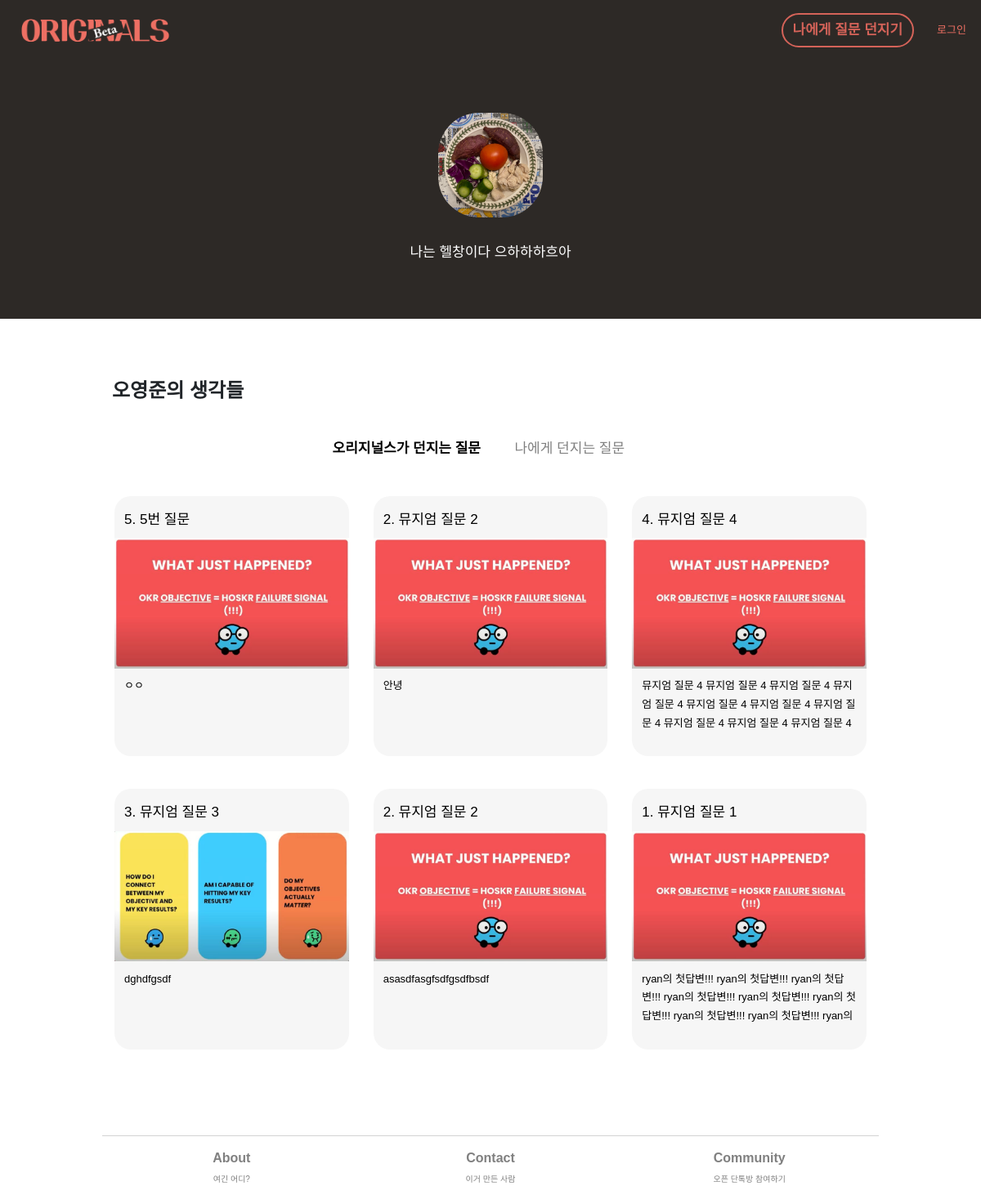
Page /profile/ryan on the earlier database version.
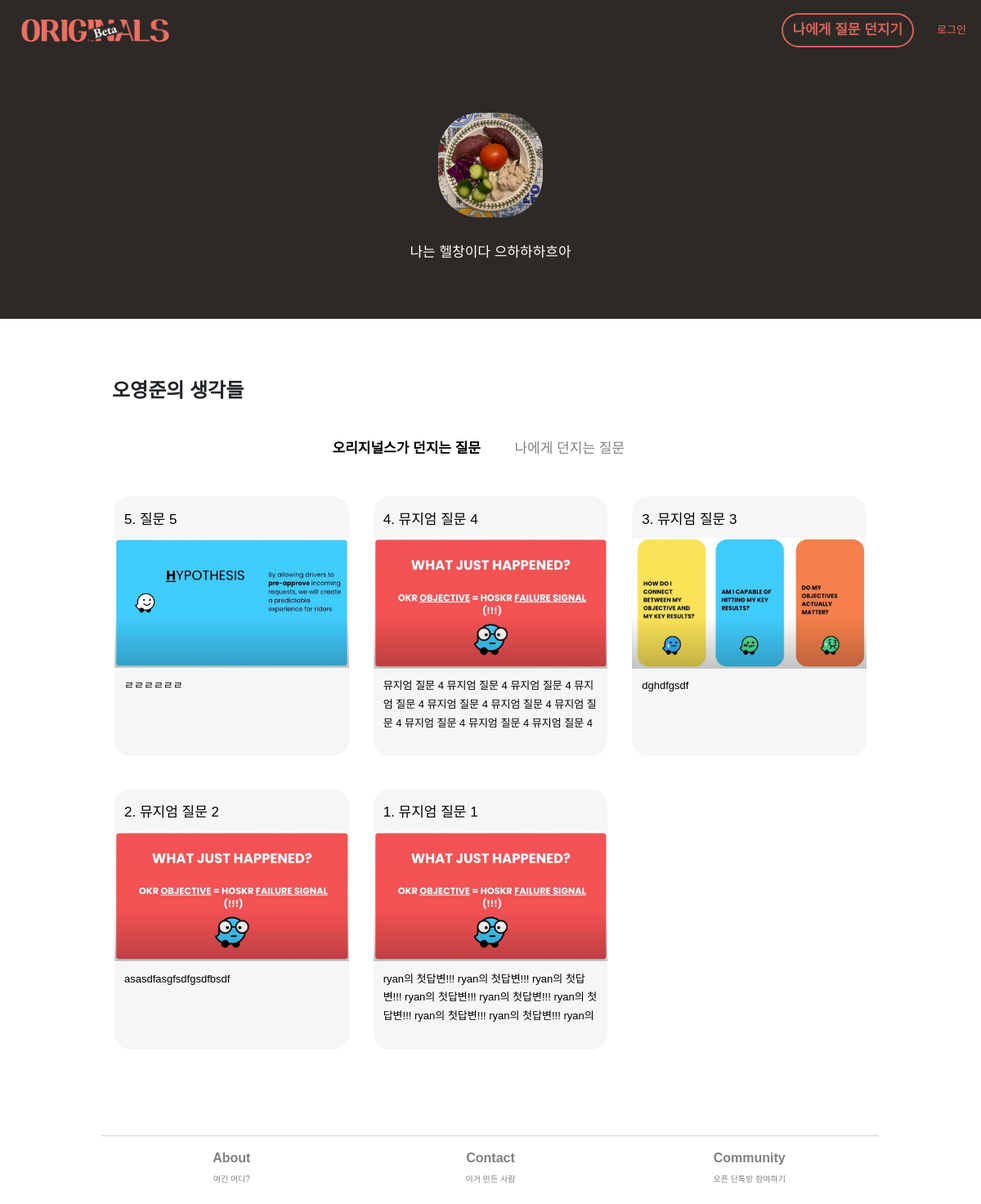
Same page on the later database version.
### member/models.py (models this page shows, shortened)
class UserInfo(models.Model):
    objects = models.Manager()
    this_user = models.OneToOneField(User, on_delete=models.CASCADE, related_name = 'userinfo', null=True, default=None) ## UserInfo가 생성될 때마다 user에게 link된다.
    real_name = models.CharField(max_length=20, blank=True, default="내 이름")
    profile_image = models.ImageField(null=True, upload_to="profile_images", default="default_psa.jpg")
    self_intro = models.CharField(max_length=140, blank=True, default="나에 대한 간단한 소개")
    slug = models.SlugField(max_length=100, allow_unicode=True, null=False, blank=False)
    persona_type = models.CharField(max_length=50, null=False)
    is_editor = models.BooleanField(default=False)
    saved_answers = models.ForeignKey(AnswersForFromUs, on_delete=models.CASCADE, related_name = 'userinfo', null=True, default=None)

### main/models.py (models this page shows, shortened)
class AnswersForFromUs(models.Model):
    objects = models.Manager()
    type = models.CharField(max_length=10, default='us', blank=True)
    question_id = models.ForeignKey(QuestionsFromUs, on_delete=models.CASCADE, related_name='answerforfromus', null=False, default=None)
    author_id = models.ForeignKey(User, on_delete=models.CASCADE, related_name='answerforfromus', null=False)
    body = models.CharField(max_length=10000, blank=True) # 답변을 하지 않고 저장하는 경우--null=True 필요없나?
    image = models.ImageField(null=True, blank=True, upload_to='answer_img')
    created_at = models.DateField(auto_now_add=False)
    updated_at = models.DateField(auto_now_add=True)
    created_at_time = models.DateTimeField(auto_now_add=True, null=True, blank=True)
    is_shared = models.BooleanField(default=True)
    on_magazine = models.BooleanField(default=False)

class QuestionsFromUs(models.Model):
    objects = models.Manager()
    question_no = models.IntegerField(null=True)
    title = models.CharField(max_length = 100, blank=False)
    body = models.TextField(blank=True)
    image = models.ImageField(null=True, blank=True, upload_to="question_img")
    is_nudge = models.BooleanField(default=False)
    created_at = models.DateField(auto_now_add=True)

### main/views.py (the view)
# urls.py: path('profile/<str:username>', views.profile, name='others-profile'),
def profile(request, username):
    navbar_context = navbar(request)
    from_profile_page = 'True'
    profile_owner = User.objects.get(username=username)
    if profile_owner == request.user:
        owner_info = UserInfo.objects.get(this_user=request.user)
        owner_ans_us = AnswersForFromUs.objects.filter(author_id=request.user).order_by('-created_at_time')
        if not owner_ans_us:
            owner_ans_us = 'None'
        else:
            pass
        owner_ans_self = AnswersForFromSelf.objects.filter(author_id=request.user).order_by('-created_at_time')
        if not owner_ans_self:
            owner_ans_self = "None"
        else:
            pass
        is_owner = 'True'
        us_saved_by_user = SavedAnswers.objects.filter(bookmarker=request.user, ans_type='us').values_list('ans_us_ref', flat=True)
        list__us_saved_by_user = list(us_saved_by_user)
        if not us_saved_by_user:
            list__us_bookmarked = "None"
        else:
            list__us_bookmarked = []
            for i in list__us_saved_by_user:
                new = AnswersForFromUs.objects.get(id=i)
                list__us_bookmarked.append(new)
        self_saved_by_user = SavedAnswers.objects.filter(bookmarker=request.user, ans_type='self').values_list('ans_self_ref', flat=True)
        list__self_saved_by_user = list(self_saved_by_user)
        if not self_saved_by_user:
            list__self_bookmarked = "None"
        else:
            list__self_bookmarked = []
            for i in list__self_saved_by_user:
                new = AnswersForFromSelf.objects.get(id=i)
                list__self_bookmarked.append(new)
        '''
        ## Badge & Progress bar
        count_ans_us = owner_ans_us.count() # 기준 10개
        if count_ans_us < 10:
            badge_ans_us = 1
            badge_ans_us_max = 10
            badge_ans_us_portion = count_ans_us/badge_ans_us_max
        elif count_ans_us >= 10 and count_ans_us < 30:
            badge_ans_us = 2
            badge_ans_us_max = 30
            badge_ans_us_portion = count_ans_us/badge_ans_us_max
        elif count_ans_us >= 30:
            badge_ans_us = 3
            badge_ans_us_max = 50
            badge_ans_us_portion = count_ans_us/badge_ans_us_max

        count_ans_self = owner_ans_self.count() # 기준 3개
        if count_ans_self < 3:
            badge_ans_self = 1
            badge_ans_self_max = 3
            badge_ans_self_portion = count_ans_us/badge_ans_self_max
        elif count_ans_self >= 3 and count_ans_self < 10:
            badge_ans_self = 2
            badge_ans_self_max = 10
            badge_ans_self_portion = count_ans_us/badge_ans_self_max
        elif count_ans_self >= 20:
            badge_ans_self = 3
            badge_ans_self_max = 20
            badge_ans_self_portion = count_ans_us/badge_ans_self_max

        count_bookmarks_us = SavedAnswers.objects.all().values_list('ans_us_ref')
        count_ans_us_bookmarked = owner_ans_us.filter(id__in=count_bookmarks_us).count()
        count_bookmarks_self = SavedAnswers.objects.all().values_list('ans_self_ref')
        count_ans_us_bookmarked = owner_ans_self.filter(id__in=count_bookmarks_self).count()
        count_bookmarks_total = count_ans_us_bookmarked + count_ans_us_bookmarked
        if count_bookmarks_total < 3:
            badge_bookmark = 1
            badge_bookmark_max = 3
            badge_bookmark_portion = count_bookmarks_total/badge_bookmark_max
        elif count_bookmarks_total >= 3 and count_bookmarks_total < 10:
            badge_bookmark = 2
            badge_bookmark_max = 10
            badge_bookmark_portion = count_bookmarks_total/badge_bookmark_max
        else:
            badge_bookmark = 3
            badge_bookmark_max = 20
            badge_bookmark_portion = count_bookmarks_total/badge_bookmark_max
        '''
        pre_context = {
            'current_user' : request.user,
            'owner_info' : owner_info,
            'owner_ans_us' : owner_ans_us,
            'owner_ans_self' : owner_ans_self,
            'is_owner' : is_owner,
            'list__us_bookmarked' : list__us_bookmarked,
            'list__self_bookmarked' : list__self_bookmarked,
            'list__us_saved_by_user' : list__us_saved_by_user,
            'list__self_saved_by_user' : list__self_saved_by_user,
            'from_profile_page' : from_profile_page,
        }
        context = {**pre_context, **navbar_context}
        return render(request, 'main/profile.html', context)
    else:
        is_owner = 'False'
        owner_ans_us = AnswersForFromUs.objects.filter(author_id=profile_owner, is_shared=True).order_by('-created_at_time')
        owner_ans_self = AnswersForFromSelf.objects.filter(author_id=profile_owner, is_shared=True).order_by('-created_at_time')
        if request.user.is_authenticated:
            us_saved_by_user = SavedAnswers.objects.filter(bookmarker=request.user, ans_type='us').values_list('ans_us_ref', flat=True)
            self_saved_by_user = SavedAnswers.objects.filter(bookmarker=request.user, ans_type='self').values_list('ans_self_ref', flat=True)
            list__us_saved_by_user = list(us_saved_by_user)
            list__self_saved_by_user = list(self_saved_by_user)
            pre_context = {
                'owner_info' : profile_owner.userinfo,
                'owner_ans_us' : owner_ans_us,
                'owner_ans_self' : owner_ans_self,
                'list__us_saved_by_user' : list__us_saved_by_user,
                'list__self_saved_by_user' : list__self_saved_by_user,
                'is_owner' : is_owner,
                'from_profile_page' : from_profile_page,
            }
        else:
            pre_context = {
                'owner_info' : profile_owner.userinfo,
                'owner_ans_us' : owner_ans_us,
                'owner_ans_self' : owner_ans_self,
                'is_owner' : is_owner,
                'from_profile_page' : from_profile_page,
            }
        context = {**pre_context, **navbar_context}
        return render(request, 'main/profile.html', context)

### main/templates/main/profile.html (shortened to what this page needs)
{% extends 'main/base.html' %}
{% block banner %}
<div class="row banner-row justify-content-center">
    <div class="row-h-40"></div>
    <div class="col-10 col-md-8 my-auto">
        <div class="row justify-content-center">
            <div class="col center my-auto">
                <img class='profile-img-large link' onclick="editProfile()" src='{{owner_info.profile_image.url}}'/>
            </div>
        </div>
        <div class="row-h-20"></div>
        <div class="row justify-content-center">
            <div class="col-12 col-md-9 text-m profile-intro center">
                <div class="link" onclick="editProfile()">{{owner_info.self_intro}}</div>
            </div>
        </div>
    </div>
    <div class="row-h-20"></div>
</div>
{% endblock %}
{% block content %}
<div class="row-h-40 pc-only"></div>
<div class="row justify-content-center">
    <div class="col-11 col-md-12">
        <div class="row">
            <div class="col-8 text-l left">
                {{owner_info.real_name}}의 생각들
            </div>
        </div>
    </div>
</div>
<div class="row-h-20"></div>
<div class="row justify-content-center">
    <div class="col-12 col-md-6" id='profile-tab-col'>
        <div class="row justify-content-center">
            <div class="col-6 right">
                <label class='radio-btn-label'>
                    <span class="text-m" id='radio-orig-text' style='color:black; font-weight:800;'>오리지널스가 던지는 질문</span>
                </label>
            </div>
            <div class="col-6 ">
                <label class='radio-btn-label'>
                    <span class="text-m" id='radio-self-text' style='color:grey;'>나에게 던지는 질문</span>
                </label>
            </div>
        </div>
    </div>
</div>
<div class="row" id='my-answers'>
    <div class="col">
        <div class="row ans-orig fade-in" id='' style='display:flex;'>
            {% if owner_ans_us == 'None' %}
            <div class="row-h-40"></div>
            <div class="col-12 text-center text-s">지금 나의 첫 정답을 기록해봐요.</div>
            <div class="col-12 text-center">
                <button class="btn btn-primary" onclick="location.href='/question-from-originals'">오늘의 질문 받기</button>
            </div>
            {% else %}
            {% for u in owner_ans_us %}
            <div class="col-12 col-md-4">
                <div class="row align-middle">
                    <div class="card card-body grid-card col">
                        <a href="/originals-answer/{{u.id}}" id="my-click-id-{{u.id}}" onclick="TrackClicksUs(id)">
                            <div class="row">
                                <div class="col">
                                    <div class="text-m">
                                        {{u.question_id.question_no}}. {{u.question_id.title}}
                                    </div>
                                </div>
                            </div>
                            <div class="row list-img-container-row">
                                <div class="col list-img-container-col">
                                    <img class='question-img-list' src="{{u.image.url}}" alt="none">
                                </div>
                            </div>
                            <div class="row">
                                <div class="col">
                                    <p class='text-s link textbunch truncate'>{{u.body}}</p>
                                </div>
                            </div>
                        </a>
                    </div>
                </div>
            </div>
            {% endfor %}
            {% endif %}
        </div>
    </div>
</div>
{% endblock %}

### main/templates/main/base.html (shortened to what this page needs)
{% load static %}
{% static 'images' as baseUrl%}
<!DOCTYPE html>
<html lang="en">
<head>
    <link rel="stylesheet" href="{% static 'base.css' %}">
    <link rel="stylesheet" type="text/css" href="https://cdn.jsdelivr.net/gh/moonspam/NanumSquare@1.0/nanumsquare.css">
    <link href="https://cdn.jsdelivr.net/npm/bootstrap@5.1.0/dist/css/bootstrap.min.css" rel="stylesheet">
    {% load bootstrap4 %}
</head>
<body>
    <nav class="navbar navbar-default navbar-expand nav-bar fixed-top">
        <div class='navbar-brand nav-link' onclick="location.href='/'">
            <img class="ci" src="{% static 'museum/images/ci_beta.png' %}" alt='ci'>
        </div>
        <div class="navbar-text collapse navbar-collapse justify-content-end">
            <ul class="navbar-nav">
                {% if from_profile_page == 'True' %}
                <li class='navbar-item'><button class='btn btn-secondary text-s' id='self-ques-btn' type='button' onclick="location.href='https://www.originals.world/question-from-myself'">나에게 질문 던지기</button></li>
                {% else %}
                <li class='navbar-item'><button class='btn btn-secondary text-s' id='self-ques-btn' type='button' onclick="location.href='https://www.originals.world/question-from-myself'">나에게 질문 던지기</button></li>
                {% endif %}
                {% if navbar_authenticated == 'True' %}
                <li class='navbar-item my-auto'><img class="profile-img-navbar" onclick="location.href='/profile/{{navbar_this_user}}'" src="{{navbar_this_userinfo.profile_image.url}}"></li>
                {% elif navbar_authenticated == 'False' %}
                <li class="navbar-item my-auto"><span onclick="location.href='/login'" class="nav-link text-s">로그인</span></li>
                {% endif %}
            </ul>
        </div>
    </nav>
    <div class="row-h-40 pc-only"></div>
    {% block banner %}
    {% endblock %}
    <div class="container">
        <div class="row justify-content-center">
            <div class="col-md-1"></div>
            <div class="col-xs-11 col-md-10">
                {% block content %}
                {% endblock %}
            </div>
            <div class="col-md-1">
            </div>
        </div>
    </div>
    <div class="row-h-80"></div>
    <footer>
        <div class="container">
            <div class="row justify-content-center">
                <div class="col-xs-11 col-md-10 center footer-section">
                    <div class="row justify-content-center">
                        <div class="col-4">
                            <a href="/about" style="color: grey !important">About</a><br>
                            <span class="text-xs">여긴 어디?</span>
                        </div>
                        <div class="col-4">
                            <a href="https://open.kakao.com/o/sZ2RLNAd" style="color: grey !important">Contact</a><br>
                            <span class="text-xs">이거 만든 사람</span>
                        </div>
                        <div class="col-4">
                            <a href="https://open.kakao.com/o/grDFiMEd" style="color: grey !important">Community</a><br>
                            <span class="text-xs">오픈 단톡방 참여하기</span>
                        </div>
                    </div>
                </div>
            </div>
        </div>
        <div class="row-h-20"></div>
    </footer>
</body>
</html>

Differences in the rows shown:
removed AnswersForFromUs: question_id.question_no "5", question_id "5번 질문", image (picture), body "ㅇㅇ"
removed AnswersForFromUs: question_id.question_no "2", question_id "뮤지엄 질문 2", image (picture), body "안녕"
added AnswersForFromUs: question_id.question_no "5", question_id "질문 5", image (picture), body "ㄹㄹㄹㄹㄹㄹ"
